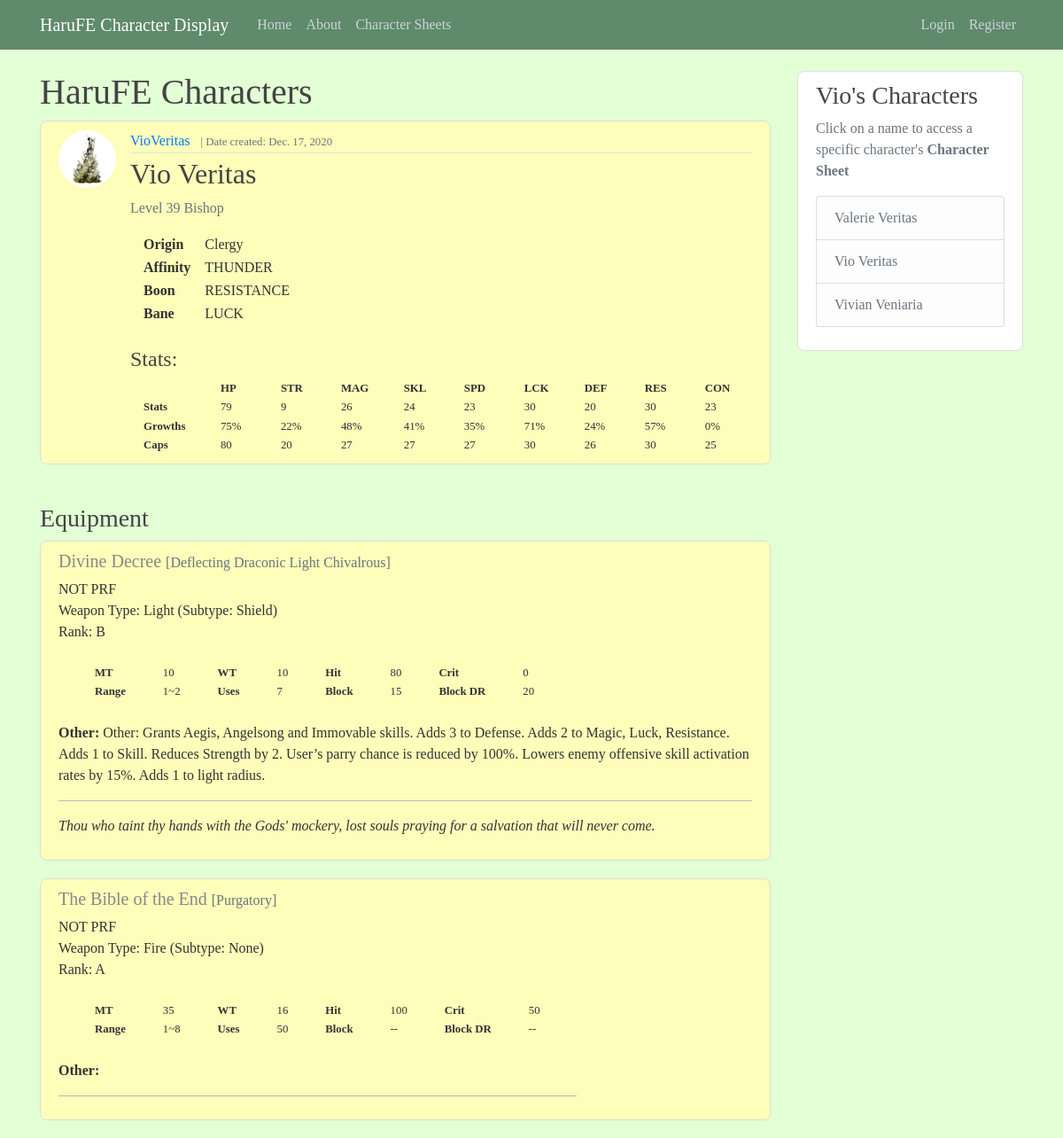
Screenshot of /charsheet/sheet/1/ with the database file from the repository.
### charsheet/models.py (models this page shows, shortened)
class CharacterSheet(models.Model):
	STATS = [
		('HP', 'HP'),
        ('STR', 'STRENGTH'),
        ('MAG', 'MAGIC'),
        ('SKL', 'SKILL'),
        ('SPD', 'SPEED'),
        ('LCK', 'LUCK'),
        ('DEF', 'DEFENSE'),
        ('RES', 'RESISTANCE'),
        ('CON', 'CONSTITUTION'),
	]
	AFFINITIES = [
		('FI', 'FIRE'),
    	('WA', 'WATER'),
    	('EA', 'EARTH'),
    	('WI', 'WIND'),
    	('TH', 'THUNDER'),
    	('IC', 'ICE'),
    	('LI', 'LIGHT'),
    	('DA', 'DARK'),
    	('VO', 'VOID'),
    ]
	name = models.CharField(max_length = 32)
	level = models.IntegerField()
	origin = models.CharField(max_length = 32)
	affinity = models.CharField(max_length=2, choices=AFFINITIES)
	boon = models.CharField(max_length=3, choices=STATS)
	bane = models.CharField(max_length=3, choices=STATS)
	date_created = models.DateField(default=timezone.now)
	role = models.ForeignKey(Role, on_delete=models.CASCADE)
	user = models.ForeignKey(User, related_name="User", null=True, on_delete=models.CASCADE)

class Role(models.Model):
	name = models.CharField(max_length = 64)
	promoted = models.BooleanField(default = False)
	hp = models.IntegerField(default = 0)
	strength = models.IntegerField(default = 0)
	magic = models.IntegerField(default = 0)
	skill = models.IntegerField(default = 0)
	speed = models.IntegerField(default = 0)
	luck = models.IntegerField(default = 0)
	defense = models.IntegerField(default = 0)
	resistance = models.IntegerField(default = 0)
	constitution = models.IntegerField(default = 0)

class Stat(models.Model):
	hp = models.IntegerField(default = 0)
	strength = models.IntegerField(default = 0)
	magic = models.IntegerField(default = 0)
	skill = models.IntegerField(default = 0)
	speed = models.IntegerField(default = 0)
	luck = models.IntegerField(default = 0)
	defense = models.IntegerField(default = 0)
	resistance = models.IntegerField(default = 0)
	constitution = models.IntegerField(default = 0)
	owner = models.OneToOneField(CharacterSheet, related_name='stat_set', on_delete=models.CASCADE)

class Growth(models.Model):
	hp = models.DecimalField(max_digits=3, decimal_places=2, default=0.00)
	strength = models.DecimalField(max_digits=3, decimal_places=2, default=0.00)
	magic = models.DecimalField(max_digits=3, decimal_places=2, default=0.00)
	skill = models.DecimalField(max_digits=3, decimal_places=2, default=0.00)
	speed = models.DecimalField(max_digits=3, decimal_places=2, default=0.00)
	luck = models.DecimalField(max_digits=3, decimal_places=2, default=0.00)
	defense = models.DecimalField(max_digits=3, decimal_places=2, default=0.00)
	resistance = models.DecimalField(max_digits=3, decimal_places=2, default=0.00)
	constitution = models.DecimalField(max_digits=3, decimal_places=2, default=0.00)
	owner = models.OneToOneField(CharacterSheet, related_name='growth_set', on_delete=models.CASCADE)

class Equipment(models.Model):
	TYPES = [
		('SW', 'Sword'),
		('LA', 'Lance'),
		('AX', 'Axe'),
		('BO', 'Bow'),
		('FI', 'Fire'),
		('TH', 'Thunder'),
		('WI', 'Wind'),
		('LI', 'Light'),
		('DA', 'Dark'),
		('ST', 'Staff'),
		('DS', 'Dragonstone'),
		('DG', 'Dagger'),
		('TO', 'Tool'),
		('OH', 'Offhand'),
		('SH', 'Shield'),
		('CH', 'Charm'),
		('RI', 'Ring'),
		('EQ', 'Equipment'),
		('NO', 'None'),
	]
	RANKS = [
		('S', 'S'),
		('A', 'A'),
		('B', 'B'),
		('C', 'C'),
		('D', 'D'),
		('E', 'E'),
	]
	rp_name = models.CharField(max_length = 64)
	bot_name = models.CharField(max_length = 128)
	prf = models.BooleanField(default=False)
	weapon_type = models.CharField(max_length=2, choices=TYPES)
	subtype = models.CharField(max_length=2, choices=TYPES)
	rank = models.CharField(max_length=1, choices=RANKS)
	might = models.IntegerField(default = -256)
	weight = models.IntegerField(default = -256)
	hit = models.IntegerField(default = -256)
	crit = models.IntegerField(default = -256)
	rng_min = models.IntegerField(default = 0)
	rng_max = models.IntegerField(default = 0)
	uses = models.PositiveIntegerField(default = 0)
	block = models.IntegerField(default = -256)
	block_dr = models.IntegerField(default = -256)
	other = models.TextField(blank=True, default='')
	epithet = models.TextField(blank=True, default='')
	owner = models.ForeignKey(CharacterSheet, on_delete=models.CASCADE)

### users/models.py (models this page shows, shortened)
class Profile(models.Model):
	user = models.OneToOneField(User, on_delete=models.CASCADE)
	image = models.ImageField(default='default.png', upload_to='profile_pics')

### charsheet/views.py (the view)
# urls.py: path('sheet/<int:pk>/', CharDetailView.as_view(), name='character-sheet-detail'),
class CharDetailView(DetailView):
	model = CharacterSheet

### blog/context_processors.py (called while the page is built)
def message_processor(request):
	return {
		'character_sheets': CharSheetModel.objects.all().order_by('name')
	}

### charsheet/templatetags/apptags.py (called while the page is built)
@register.filter
def percentage(value):
	try:
		return "{:.0%}".format(value)
	except (ValueError):
		return ""

### charsheet/templates/charsheet/charactersheet_detail.html (shortened to what this page needs)
{% extends "blog/base.html" %}
{% load apptags %}
{% block content %}
	<h1>HaruFE Characters</h1>
	<article class="media content-section {{ object.get_affinity_display }}">
		<img class="rounded-circle article-img" src="{{ object.user.profile.image.url }}">
		<div class="media-body">
			<div class="article-metadata">
				<a class="mr-2" href="{% url 'user-characters' object.user.username %}">{{ object.user.username }}</a>
				<small class="text-muted"> | Date created: {{ object.date_created }}</small>
			</div>
			<h2>{{ object.name }}</h2>
				<div>
					<p class="text-muted">Level {{ object.level }} {{ object.role.name }}</p>
			<table>
				<tr>
					<th class="col-lg-6 col-md-12 d-flex">Origin</th>
					<td>{{ object.origin }}</td>
				</tr>
				<tr>
					<th class="col-lg-6 col-md-12 d-flex">Affinity</th>
					<td>{{ object.get_affinity_display }}</td>
				</tr>
				<tr>
					<th class="col-lg-6 col-md-12 d-flex">Boon</th>
					<td>{{ object.get_boon_display }}</td>
				</tr>
				<tr>
					<th class="col-lg-6 col-md-12 d-flex">Bane</th>
					<td>{{ object.get_bane_display }}</td>
				</tr>
			</table>
			<br>
			<h4>Stats:</h4>
			<table>
				<tr>
					<th class="stat col-sm-1"></th>
					<th class="stat col-sm-1">HP</th>
					<th class="stat col-sm-1">STR</th>
					<th class="stat col-sm-1">MAG</th>
					<th class="stat col-sm-1">SKL</th>
					<th class="stat col-sm-1">SPD</th>
					<th class="stat col-sm-1">LCK</th>
					<th class="stat col-sm-1">DEF</th>
					<th class="stat col-sm-1">RES</th>
					<th class="stat col-sm-1">CON</th>
				</tr>
				<tr>
					<th class="stat col-sm-1">Stats</th>
					<td class="stat col-sm-1">{{ object.stat_set.hp }}</td>
					<td class="stat col-sm-1">{{ object.stat_set.strength }}</td>
					<td class="stat col-sm-1">{{ object.stat_set.magic }}</td>
					<td class="stat col-sm-1">{{ object.stat_set.skill }}</td>
					<td class="stat col-sm-1">{{ object.stat_set.speed }}</td>
					<td class="stat col-sm-1">{{ object.stat_set.luck }}</td>
					<td class="stat col-sm-1">{{ object.stat_set.defense }}</td>
					<td class="stat col-sm-1">{{ object.stat_set.resistance }}</td>
					<td class="stat col-sm-1">{{ object.stat_set.constitution }}</td>
				</tr>
				<tr>
					<th class="stat col-sm-1">Growths</th>
					<td class="stat col-sm-1">{{ object.growth_set.hp|percentage }}</td>
					<td class="stat col-sm-1">{{ object.growth_set.strength|percentage }}</td>
					<td class="stat col-sm-1">{{ object.growth_set.magic|percentage }}</td>
					<td class="stat col-sm-1">{{ object.growth_set.skill|percentage }}</td>
					<td class="stat col-sm-1">{{ object.growth_set.speed|percentage }}</td>
					<td class="stat col-sm-1">{{ object.growth_set.luck|percentage }}</td>
					<td class="stat col-sm-1">{{ object.growth_set.defense|percentage }}</td>
					<td class="stat col-sm-1">{{ object.growth_set.resistance|percentage }}</td>
					<td class="stat col-sm-1">{{ object.growth_set.constitution|percentage }}</td>
				</tr>
				<tr>
					<th class="stat col-sm-1">Caps</th>
					<td class="stat col-sm-1">{{ object.role.hp }}</td>
					<td class="stat col-sm-1">{{ object.role.strength }}</td>
					<td class="stat col-sm-1">{{ object.role.magic }}</td>
					<td class="stat col-sm-1">{{ object.role.skill }}</td>
					<td class="stat col-sm-1">{{ object.role.speed }}</td>
					<td class="stat col-sm-1">{{ object.role.luck }}</td>
					<td class="stat col-sm-1">{{ object.role.defense }}</td>
					<td class="stat col-sm-1">{{ object.role.resistance }}</td>
					<td class="stat col-sm-1">{{ object.role.constitution }}</td>
				</tr>
			</table>
		</div>
	</article>
	<br>
	<h3>Equipment</h3>
	{% for equipment in object.equipment_set.all %}
		<article class="media content-section {{ object.get_affinity_display }}">
			<div>
				<h5><a class="equipment_names" href="{% url 'equipment-detail' equipment.id %}">{{ equipment.rp_name }}</a> <small class="text-muted">[{{ equipment.bot_name }}]</small></h5>
				{% if equipment.prf %}
					<div>PRF Weapon</div>
				{% else %}
					<div>NOT PRF</div>
				{% endif %}
				<div>Weapon Type: {{ equipment.get_weapon_type_display }} (Subtype: {{ equipment.get_subtype_display }})</div>
				<div>Rank: {{ equipment.rank }}</div>
				<br>
				<table class="weapon-stats">
					<tr>
						<th class="stat weapon-stats">MT</th>
						{% if equipment.might == -256 %}
							<td class="stat weapon-stats">--</td>
						{% else %}
							<td class="stat weapon-stats">{{ equipment.might }}</td>
						{% endif %}
						<th class="stat weapon-stats">WT</th>
						{% if equipment.weight == -256 %}
							<td class="stat weapon-stats">--</td>
						{% else %}
							<td class="stat weapon-stats">{{ equipment.weight }}</td>
						{% endif %}
						<th class="stat weapon-stats">Hit</th>
						{% if equipment.hit == -256 %}
							<td class="stat weapon-stats">--</td>
						{% else %}
							<td class="stat weapon-stats">{{ equipment.hit }}</td>
						{% endif %}
						<th class="stat weapon-stats">Crit</th>
						{% if equipment.crit == -256 %}
							<td class="stat weapon-stats">--</td>
						{% else %}
							<td class="stat weapon-stats">{{ equipment.crit }}</td>
						{% endif %}
					</tr>
					<tr>
						<th class="stat weapon-stats">Range</th>
						<td class="stat weapon-stats">{{ equipment.rng_min }}~{{ equipment.rng_max }}</td>
						<th class="stat weapon-stats">Uses</th>
						{% if equipment.uses == 0 %}
							<td class="stat weapon-stats">--</td>
						{% else %}
							<td class="stat weapon-stats">{{ equipment.uses }}</td>
						{% endif %}
						<th class="stat weapon-stats">Block</th>
						{% if equipment.block == -256 %}
							<td class="stat weapon-stats">--</td>
						{% else %}
							<td class="stat weapon-stats">{{ equipment.block }}</td>
						{% endif %}
						<th class="stat weapon-stats">Block DR</th>
						{% if equipment.block_dr == -256 %}
							<td class="stat weapon-stats">--</td>
						{% else %}
							<td class="stat weapon-stats">{{ equipment.block_dr }}</td>
						{% endif %}
					</tr>
				</table>
				<br>
				<p><strong>Other:</strong> {{ equipment.other }}</p>
				<hr class="solid">
				<p><i>{{ equipment.epithet }}</i></p>
			</div>
		</article>
	{% endfor %}
{% endblock content %}

### blog/templates/blog/base.html (shortened to what this page needs)
{% load static %}
<!DOCTYPE html>
<html>
<head>
    <link rel="stylesheet" href="https://maxcdn.bootstrapcdn.com/bootstrap/4.0.0/css/bootstrap.min.css">
    <link rel="stylesheet" type="text/css" href="{% static 'blog/style/main.css' %}">
</head>
<body>
	<header class="site-header">
  		<nav class="navbar navbar-expand-md navbar-dark bg-steel fixed-top">
    		<div class="container">
      			<a class="navbar-brand mr-4" href="{% url 'blog-home' %}">HaruFE Character Display</a>
      			<div class="collapse navbar-collapse" id="navbarToggle">
        			<div class="navbar-nav mr-auto">
          				<a class="nav-item nav-link" href="{% url 'blog-home' %}">Home</a>
          				<a class="nav-item nav-link" href="{% url 'blog-about' %}">About</a>
          				<a class="nav-item nav-link" href="{% url 'character-sheet' %}">Character Sheets</a>
        			</div>
			        <div class="navbar-nav">
			        	{% if user.is_authenticated %}
			        		<a class="nav-item nav-link" href="{% url 'post-create' %}">New Post</a>
			        		<a class="nav-item nav-link" href="{% url 'character-sheet-create' %}">New Character</a>
			        		<a class="nav-item nav-link" href="{% url 'profile' %}">Profile</a>
			        		<a class="nav-item nav-link" href="{% url 'logout' %}">Logout</a>
			        	{% else %}
			        		<a class="nav-item nav-link" href="{% url 'login' %}">Login</a>
			          		<a class="nav-item nav-link" href="{% url 'register' %}">Register</a>
			        	{% endif %}
        			</div>
      			</div>
    		</div>
  		</nav>
	</header>
	<main role="main" class="container">
		<div class="row">
			<div class="col-md-9">
				{% block content %}{% endblock %}
			</div>
			<div class="col-md-3">
				<div class="content-section NULL">
					<h3>Vio's Characters</h3>
					<p class='text-muted'>Click on a name to access a specific character's <strong>Character Sheet</strong>
						<ul class="list-group">
							{% for character in character_sheets %}
								<li class="list-group-item list-group-item-light"><a class="sidebar_link" href="{% url 'character-sheet-detail' character.id %}">{{ character.name }}</a></li>
							{% endfor %}
						</ul>
					</p>
				</div>
			</div>
		</div>
	</main>
</body>
</html>

### blog/static/blog/style/main.css (style rules this page uses)
body { background: #E2FFD5; color: #333333; margin-top: 5rem; font-family: "Garamond", Georgia, serif; }
h1, h2, h3, h4, h5, h6 { color: #444444; }
ul { margin: 0; }
table.weapon-stats { border-collapse: separate; border-spacing: 40px 0; }
.bg-steel { background-color: #5F8A6B; }
.site-header .navbar-nav .nav-link { color: #cbd5db; }
.content-section { padding: 10px 20px; border: 1px solid #dddddd; border-radius: 8px; margin-bottom: 20px; }
.char_names, .equipment_names { color: #888888; }
.article-img { height: 65px; width: 65px; margin-right: 16px; }
.article-metadata { padding-bottom: 1px; margin-bottom: 4px; border-bottom: 1px solid #e3e3e3 }
hr.solid { border-top: 1px solid #bbb; }
.sidebar_link { color: #6C757D; }
.stat { font-size: 0.8rem; }
.THUNDER { background: #FEFDBA; }
.NULL { background: #FFFFFF; }

### rows the page displays
CharacterSheet: user.profile.image (placeholder picture), user.username "VioVeritas", date_created "Dec. 17, 2020", name "Vio Veritas", level "39", role.name "Bishop", origin "Clergy", affinity "THUNDER", boon "RESISTANCE", bane "LUCK", stat_set.hp "79", stat_set.strength "9", stat_set.magic "26", stat_set.skill "24", stat_set.speed "23", stat_set.luck "30", stat_set.defense "20", stat_set.resistance "30", stat_set.constitution "23", growth_set.hp|percentage "75%", growth_set.strength|percentage "22%", growth_set.magic|percentage "48%", growth_set.skill|percentage "41%", growth_set.speed|percentage "35%", growth_set.luck|percentage "71%", growth_set.defense|percentage "24%", growth_set.resistance|percentage "57%", growth_set.constitution|percentage "0%", role.hp "80", role.strength "20", role.magic "27", role.skill "27", role.speed "27", role.luck "30", role.defense "26", role.resistance "30", role.constitution "25"
Equipment: rp_name "Divine Decree", bot_name "Deflecting Draconic Light Chivalrous", prf "NOT PRF", weapon_type "Light", subtype "Shield", rank "B", might "10", weight "10", hit "80", crit "0", rng_min "1", rng_max "2", uses "7", block "15", block_dr "20", other "Other: Grants Aegis, Angelsong and Immovable skills. Adds 3 to Defense. Adds 2 to Magic, Luck, Resistance. Adds 1 to Skill. Reduces Strength by 2. User’s parry chance is reduced by 100%. Lowers enemy offensive skill activation rates by 15%. Adds 1 to light radius.", epithet "Thou who taint thy hands with the Gods' mockery, lost souls praying for a salvation that will never come."
Equipment: rp_name "The Bible of the End", bot_name "Purgatory", prf "NOT PRF", weapon_type "Fire", subtype "None", rank "A", might "35", weight "16", hit "100", crit "50", rng_min "1", rng_max "8", uses "50"
CharacterSheet: name "Valerie Veritas"
CharacterSheet: name "Vivian Veniaria"
